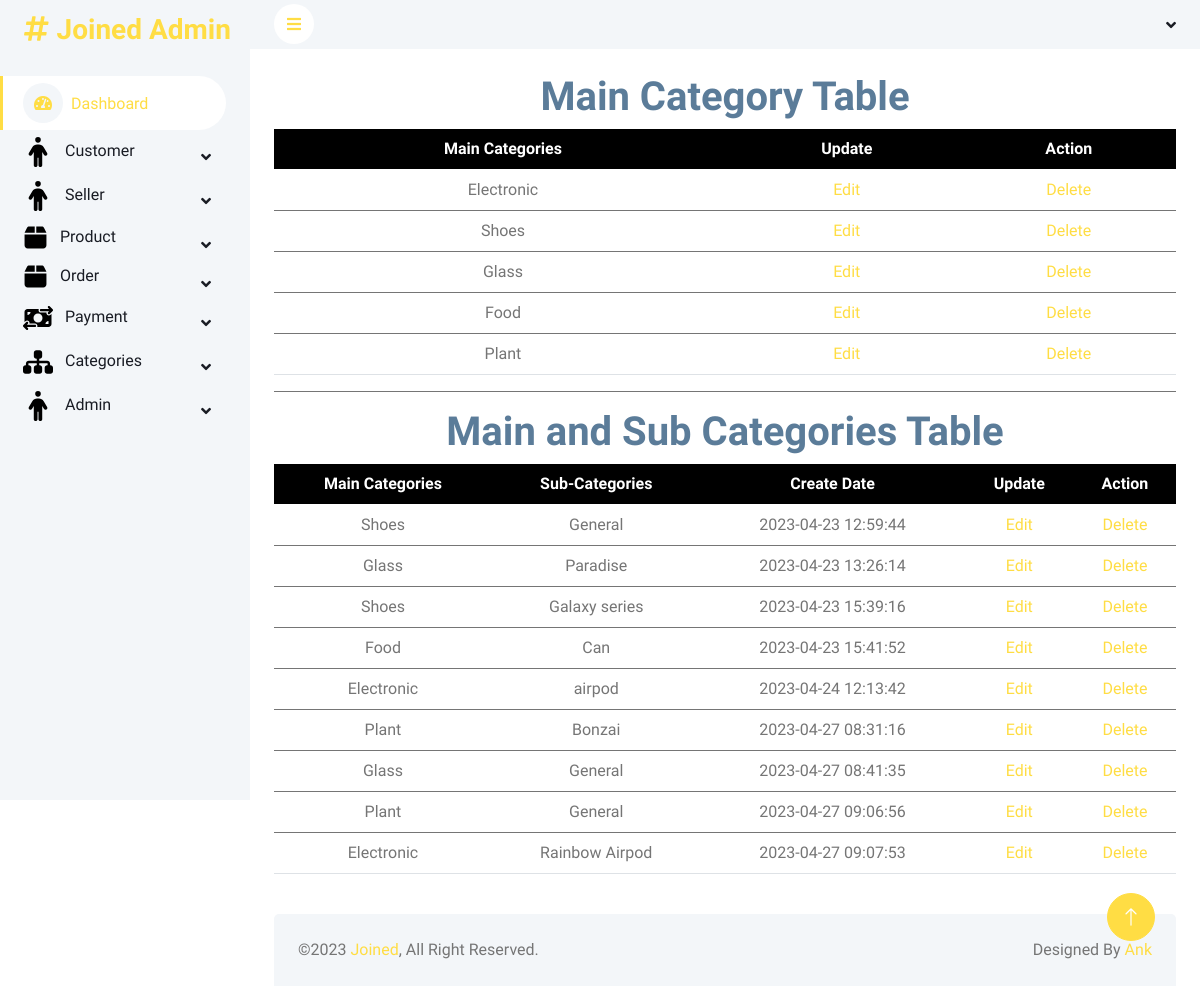
/admin/categoTable.php (signed in), run on the app's committed database.
### tables this page shows
CREATE TABLE `maincate` (
  `cate_id` int(11) NOT NULL,
  `maincate` varchar(30) NOT NULL,
  `status` int(2) NOT NULL
);

CREATE TABLE `category2` (
  `cate_id` int(11) NOT NULL,
  `maincate` varchar(30) NOT NULL,
  `subcate` varchar(30) NOT NULL,
  `createdate` timestamp NOT NULL DEFAULT current_timestamp(),
  `status` int(11) NOT NULL
);

### admin/categoTable.php (the view)
<?php
include("header.php");
include("include/config.php");
?>
<div class="container-fluid pt-4 px-4">
	<h1 style="text-align: center;color:  #5b7c99;">Main Category Table</h1>
	<table class="table">
		<thead class="thead-dark" style="background-color: black; color: white; text-align: center;">
			<tr>
				<th scope="col">Main Categories</th>
				<th scope="col">Update</th>
				<th scope="col">Action</th>
			</tr>
		</thead>
		<?php
		$sql1 = "SELECT * FROM maincate WHERE status='1'";
		$c1 = mysqli_query($db, $sql1);
		while ($cate1 = mysqli_fetch_array($c1)) {
		?>
			<tbody>
				<tr style="text-align: center;">
					<td><?php echo $cate1["maincate"]   ?></td>
					<td>
						<a href="cateEdit.php?transfer=<?php echo $cate1['cate_id']; ?>&type=1">Edit</a>
					</td>
					<td>
						<a href="mcdel.php?pass=<?php echo $cate1['cate_id']; ?>">Delete</a>
					</td>
				</tr>
			</tbody>
		<?php
		};
		?>
	</table>
	<hr style="opacity: 1;" />
	<h1 style="text-align: center;color:  #5b7c99;">Main and Sub Categories Table</h1>
	<table class="table">
		<thead class="thead-dark" style="background-color: black; color: white; text-align: center;">
			<tr>
				<th scope="col">Main Categories</th>
				<th scope="col">Sub-Categories</th>
				<th scope="col">Create Date</th>
				<th scope="col">Update</th>
				<th scope="col">Action</th>
			</tr>
		</thead>
		<?php
		$sql = "SELECT * FROM category2 WHERE status='1'";
		$c = mysqli_query($db, $sql);
		while ($cate = mysqli_fetch_array($c)) {
		?>
			<tbody>
				<tr style="text-align: center;">
					<td><?php echo $cate["maincate"]   ?></td>
					<td><?php echo $cate["subcate"]   ?></td>
					<td><?php echo $cate["createdate"]   ?></td>
					<td>
						<a href="cateEdit.php?transfer=<?php echo $cate['cate_id']; ?>&type=2">Edit</a>
					</td>
					<td>
						<a href="cateDel.php?pass=<?php echo $cate['cate_id']; ?>">Delete</a>
					</td>
				</tr>
			</tbody>
		<?php
		};
		?>
	</table>
</div>
<?php
include("footer.php");
?>

### admin/css/style.css (style rules this page uses)
:root { --primary: #ffdd44; --light: #F3F6F9; --dark: #191C24; }

### data on the page
maincate: maincate "Electronic"
maincate: maincate "Shoes"
maincate: maincate "Glass"
maincate: maincate "Food"
maincate: maincate "Plant"
category2: maincate "Shoes", subcate "General", createdate "2023-04-23 12:59:44"
category2: maincate "Glass", subcate "Paradise", createdate "2023-04-23 13:26:14"
category2: maincate "Shoes", subcate "Galaxy series", createdate "2023-04-23 15:39:16"
category2: maincate "Food", subcate "Can", createdate "2023-04-23 15:41:52"
category2: maincate "Electronic", subcate "airpod", createdate "2023-04-24 12:13:42"
category2: maincate "Plant", subcate "Bonzai", createdate "2023-04-27 08:31:16"
category2: maincate "Glass", subcate "General", createdate "2023-04-27 08:41:35"
category2: maincate "Plant", subcate "General", createdate "2023-04-27 09:06:56"
category2: maincate "Electronic", subcate "Rainbow Airpod", createdate "2023-04-27 09:07:53"
